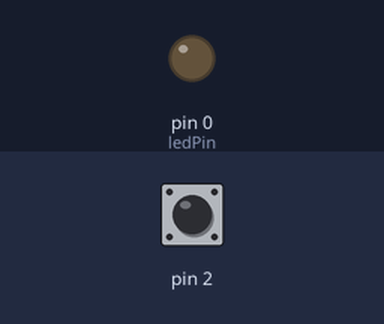
Recording of a program running on a simulated Arduino Uno, built with avr-gcc and run on an emulated ATmega328P. Shown: output pins drawn as LEDs (lit = HIGH). The test bench sets the inputs (shaded band); at power-on: pin 2 HIGH.

Above: at 8.0 s.
8.1 s: pin 2 pulled LOW for 3.2 s
At 8.6 s:
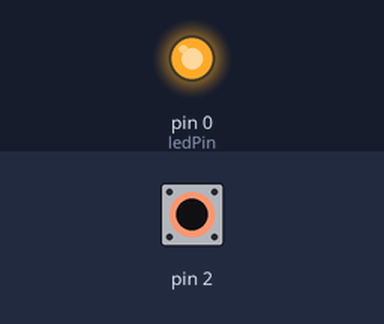
Timing chart, 0 to 20.3 s (numbered marks = the images above; inputs shaded):
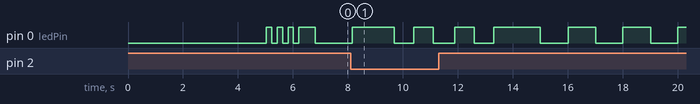

The program:

main.cpp
```cpp
#include <Arduino.h>
#include <CapacitiveSensor.h>

#define MAX_ARRAY_COUNT 10
#define SENSING_TIMEOUT 20 // ms
// The value for the HIGH signal may vary on the long term, so the HIGH threshold is updated
// by using the sensorMax value times this define value.
#define HIGH_SENSOR_MULTIPLE 2

#define CALIBRATION_INTERVAL 1000 // ms
#define CALIBRATION_DURATION 2000 // ms
// If in this period of time the calibration couldn't happen, force a recalibration.
#define FORCE_CALIBRATION_TIME 10000 // ms
#define LONG_CLICK_DURATION 1500 // ms
#define RELEASE_DURATION 400 // ms
#define AUTO_TURN_OFF_TIMEOUT 60000

long lastSwitchTime = 0;
long lastCalibrationTime = 0;
long lastReleasingTime = 0;
bool clicking = false, releasing = false;

#define MAX_LED_MODES 3
#define LED_STATIC  0
#define LED_SINE_FAST 1
#define LED_SINE_SLOW  2
long nextAnimationTime = 0;
uint8_t ledMode = LED_STATIC;
uint8_t animationIndex = 0;
bool ledOn = false;
bool changeModeNow = false;

long sensorValue = 0;
long sensorMax = 0; // Sensor low value (while not pressed).
long sensorHighValue = 1000;

uint8_t sensorIndex = 0;
uint32_t *sensorArray = new uint32_t[MAX_ARRAY_COUNT];

const int ledPin = 0;
CapacitiveSensor capSensor = CapacitiveSensor(4, 2);

long measureSensor(){
  long read = capSensor.capacitiveSensor(5)*1000;

  // Reset the sensor (it seems to get rid of some minor noise)
  digitalWrite(4, LOW);

  // Serial.print(">raw:");
  // Serial.println(read);

  if(sensorMax != 0 && read > 10*sensorMax) read = 10*sensorMax; // Reduce noise spikes.
  sensorValue = read; // Maybe it could be pre-filtered a bit more?

  // Store in array.
  sensorArray[sensorIndex++] = sensorValue;

  static bool enoughPoints = false;
  if(enoughPoints){
    sensorIndex %= MAX_ARRAY_COUNT;

    // Calculate the average inside the circular buffer.
    double sum = 0;
    int pointer = sensorIndex;

    for (int i = 0; i < MAX_ARRAY_COUNT; ++i) {
        sum += sensorArray[pointer];

        pointer++;
        pointer %= MAX_ARRAY_COUNT;
    }
    sensorValue = sum/MAX_ARRAY_COUNT;
  }else{
    enoughPoints = sensorIndex==MAX_ARRAY_COUNT;
  }
  delay(SENSING_TIMEOUT);
  return sensorValue;
}

void calibrateSensor(){
  // Serial.println("Calibrating...");
  long startTime = millis();
  sensorMax = 0;
  while(millis()-startTime < 5000){
    measureSensor();
    if(sensorValue > sensorMax){
      sensorMax = sensorValue;
    }
  }
  if(sensorMax==0) sensorMax = 1;
  sensorHighValue = HIGH_SENSOR_MULTIPLE*sensorMax;
}

void setup() {
  // Serial.begin(9600);
  digitalWrite(ledPin, LOW);
  pinMode(ledPin, OUTPUT);

  for(int i = 0; i < MAX_ARRAY_COUNT; i++) sensorArray[i] = -1;

  calibrateSensor();

  // Show mini animation that everything is ready.
  for(uint8_t i = 0; i < 3; i++){
    digitalWrite(ledPin, HIGH);
    delay(200);
    digitalWrite(ledPin, LOW);
    delay(200);
  }
  digitalWrite(ledPin, HIGH);
  delay(600);
  digitalWrite(ledPin, LOW);
}

void loop() {
  measureSensor();
  long timeNow = millis();

  // Serial.print(">sensor:");
  // Serial.println(sensorValue);

  // Serial.print(">max:");
  // Serial.println(sensorMax);

  // Serial.print(">status:");
  // Serial.println(ledOn);

  // Serial.print(sensorValue);
  // Serial.print(',');
  // Serial.print(sensorMax);
  // Serial.print(',');
  // Serial.print(sensorSlope);
  // Serial.print(',');
  // Serial.println(digitalRead(ledPin));

  static bool calibrating = false;
  static long newSensorMax = 0;
  if(calibrating || (timeNow - lastCalibrationTime)>=FORCE_CALIBRATION_TIME){
    if(sensorValue > newSensorMax){
      newSensorMax = sensorValue;
    }

    if((timeNow-lastCalibrationTime) > CALIBRATION_DURATION){
      if(newSensorMax > 1.2*sensorMax){
        sensorMax = 1.2*sensorMax;
      }else{
        sensorMax = newSensorMax;
      }
      if(sensorMax==0) sensorMax = 1;
      sensorHighValue = HIGH_SENSOR_MULTIPLE*sensorMax;

      calibrating = false;
      lastCalibrationTime = timeNow;
      // Serial.println("Calibrated");
    }
  }

  // If the button is being clicked...
  if(clicking){
    // When keeping pressed, it disables the calibration process.
    calibrating = false;

    // When the sensor value crosses the low threshold (sensorMax) for a certain time, it may be considered that
    // the button has been released. As the input is really noisy, it has to detect that threshold crossing for a
    // fet milliseconds.
    if(sensorValue < sensorHighValue){
      if(releasing){
        if((timeNow-lastReleasingTime) >= RELEASE_DURATION){
          clicking = false;
          releasing = false;
          lastSwitchTime = timeNow;
          // Serial.println("Released");
        }
      }else{  // Starting the releasing...
        // Serial.println("Releasing...");
        releasing = true;
        lastReleasingTime = timeNow;
      }
    }else{ // A higher value has been detected, so must be a noisy signal what it had previously detected.
      releasing = false;
    }
  }

  // When changing modes it plays a little animation to signal the change :).
  if(changeModeNow){
    // To signal mode change.
    if(timeNow > nextAnimationTime){
      switch (animationIndex) {
      case 0:
        digitalWrite(ledPin, LOW);
        nextAnimationTime = timeNow + 700;
        break;

      case 1:
        digitalWrite(ledPin, HIGH);
        nextAnimationTime = timeNow + 700;
        break;

      case 2:
        digitalWrite(ledPin, LOW);
        nextAnimationTime = timeNow + 700;
        break;

      case 3:
        digitalWrite(ledPin, HIGH);
        nextAnimationTime = timeNow + 1500;
        break;

      case 4:{
        ledMode++;
        ledMode %= MAX_LED_MODES;
        // Serial.print("New mode: ");
        // Serial.println(ledMode);

        changeModeNow = false;

        // Long press should not turn off the device.
        ledOn = true;
      }
      }
      animationIndex++;
    }
  }

  if((timeNow-lastSwitchTime) >= LONG_CLICK_DURATION) {
    if(sensorValue > sensorHighValue){
      if(clicking){
        // Serial.println("Long click!");
        changeModeNow = true;
        nextAnimationTime = timeNow;
        animationIndex = 0;
      }else{
        // Serial.println("Click"); // Initial click
        ledOn = !ledOn;
        digitalWrite(ledPin, ledOn);

        clicking = true;
      }

      lastSwitchTime = timeNow;

      // Disable the calibration while pushing.
      calibrating = false;
    }
  }

  if(ledOn && (timeNow-lastSwitchTime)>=AUTO_TURN_OFF_TIMEOUT){
    // Serial.println("Off");
    ledOn = false;
    digitalWrite(ledPin, LOW);
  }

  if(!calibrating && (timeNow-lastCalibrationTime)>=CALIBRATION_INTERVAL){
    calibrating = true;
    // Restart substitutes.
    newSensorMax = 0;
    // Serial.println("Calibrating...");
    lastCalibrationTime = timeNow;
  }

  if(!ledOn || changeModeNow) return;

  switch (ledMode){
  case LED_SINE_FAST:{
    uint8_t output = 127*(1.0+sin(TWO_PI*timeNow/2000.0));
    analogWrite(ledPin, output);
    // Serial.print(">sin:");
    // Serial.println(output);
    break;
  }

  case LED_SINE_SLOW:{
    uint8_t output = 127*(1.0+sin(TWO_PI*timeNow/10000.0));
    analogWrite(ledPin, output);
    break;
  }

  case LED_STATIC:
  default:
    digitalWrite(ledPin, HIGH);
  break;
  }

}
```

Measured:
- after the input at 8.1 s, pin 0 (ledPin): LOW → HIGH after 0.06 s, → LOW 1.5 s later, → HIGH 0.71 s later, → LOW 0.71 s later, … (13 changes in this stretch)
